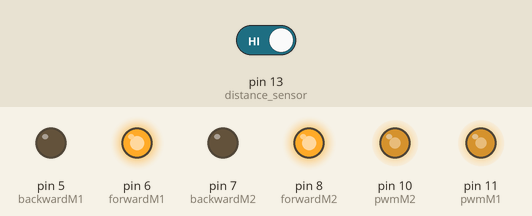
Simulated run of this sketch. Board: Arduino Uno, built with avr-gcc and run on an emulated ATmega328P. Parts: output pins drawn as LEDs (lit = HIGH). The test bench sets the inputs (shaded band); at power-on: pin 13 (distance_sensor) HIGH.

Above: at 4.2 s.
4.3 s: pin 13 (distance_sensor) driven LOW
At 5.8 s:
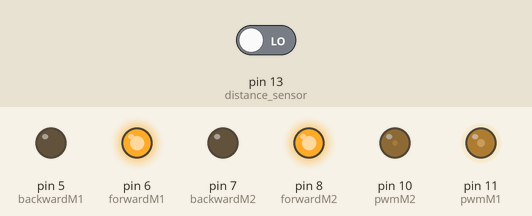
At 7.0 s:
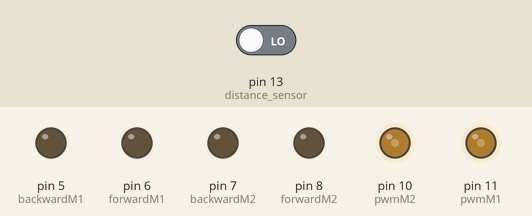
Timing chart, 0 to 8.5 s (numbered marks = the images above; inputs shaded):
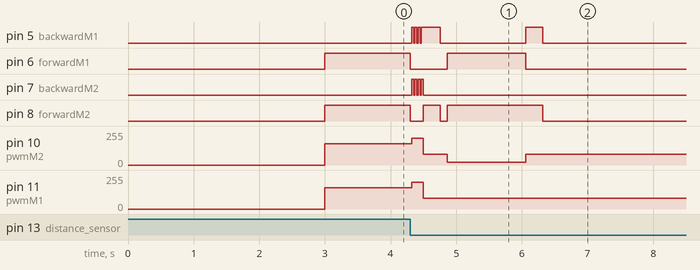

Measured:
- after the input at 4.3 s, pin 5 (backwardM1): goes 3 × (HIGH 0.03 s, LOW 0.02 s), HIGH 0.29 s, LOW 1.3 s, HIGH 0.26 s, then LOW, starting at once; pin 6 (forwardM1): HIGH → LOW at once, → HIGH 0.56 s later, → LOW 1.2 s later

The sketch:

frenoABS.ino
```cpp
#define distance_sensor 13
#define forwardM1 6
#define forwardM2 8
#define backwardM1 5
#define backwardM2 7
#define pwmM1 11
#define pwmM2 10

#define stby_pin 4

#define pwm_run 160
#define pwm_obst 80
//#define pwm_ABS 120

int pwm_ABS = pwm_run + 40;

bool activo = true;

void setup(){
	pinMode(distance_sensor,INPUT);

	pinMode(forwardM1,OUTPUT);
	pinMode(forwardM2,OUTPUT);
	pinMode(backwardM1,OUTPUT);
	pinMode(backwardM2,OUTPUT);
  activo = true;
  delay(3000);
}

void loop(){
  if(activo){
        runMot();
	if(!digitalRead(distance_sensor)){
    frenoABS();
    avoid();
	  }
  }
}

void runMot(){

	digitalWrite(forwardM1,HIGH);
	digitalWrite(backwardM1,LOW);
	analogWrite(pwmM1,pwm_run);

	digitalWrite(forwardM2,HIGH);
	digitalWrite(backwardM2,LOW);
	analogWrite(pwmM2,pwm_run);

	digitalWrite(stby_pin,HIGH);

}

void frenoABS(){
	for(int i = 0; i < 4; i++){
		paradaRapida();
		delay(20);

		runBack();
		delay(30);
	}
  paradaRapida();
  activo = false;
}

void paradaRapida(){
	digitalWrite(forwardM1,LOW);
	digitalWrite(forwardM2,LOW);
	digitalWrite(backwardM1,LOW);
	digitalWrite(backwardM2,LOW);
}

void runBack(){
  digitalWrite(forwardM1,LOW);
  digitalWrite(backwardM1,HIGH);
  analogWrite(pwmM1,pwm_ABS);

  digitalWrite(forwardM2,LOW);
  digitalWrite(backwardM2,HIGH);
  analogWrite(pwmM2,pwm_ABS);
}

void avoid(){
  digitalWrite(forwardM1,LOW);
  digitalWrite(backwardM1,HIGH);
  analogWrite(pwmM1,pwm_obst);

  digitalWrite(forwardM2,HIGH);
  digitalWrite(backwardM2,LOW);
  analogWrite(pwmM2,pwm_obst);
  delay(260);
  paradaRapida();
  delay(100);
  digitalWrite(forwardM1,HIGH);
  digitalWrite(backwardM1,LOW);
  analogWrite(pwmM1,pwm_obst);

  digitalWrite(forwardM2,HIGH);
  digitalWrite(backwardM2,LOW);
  analogWrite(pwmM2,(pwm_obst*0,20));
  delay(1200);
  paradaRapida();
  digitalWrite(forwardM1,LOW);
  digitalWrite(backwardM1,HIGH);
  analogWrite(pwmM1,pwm_obst);

  digitalWrite(forwardM2,HIGH);
  digitalWrite(backwardM2,LOW);
  analogWrite(pwmM2,pwm_obst);
  delay(260);
  paradaRapida();
}
```
